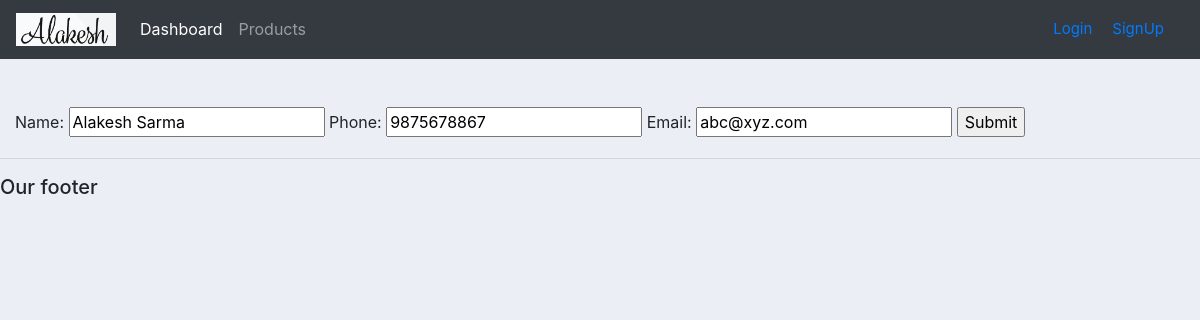
The app's page /updateCust/1/ with its own data.
### accounts/models.py (models this page shows, shortened)
class customer(models.Model):
    user=models.OneToOneField(User,null=True, on_delete=models.CASCADE)
    name=models.CharField(max_length=200, null=True)
    phone=models.CharField(max_length=200, null=True)
    email=models.CharField(max_length=200, null=True)
    date_created=models.DateTimeField(auto_now_add=True)

### accounts/views.py (the view)
# urls.py: path('updateCust/<int:c_id>/', views.updateCustomer, name='update_cust'),
def updateCustomer(request, c_id):
    c_data=customer.objects.get(id=c_id)
    cust_form=customerForm(instance=c_data)
    if request.method=='POST':
        new_cust=customerForm(request.POST, instance=c_data)
        if new_cust.is_valid:
            new_cust.save()
            return Customer(request, c_id)
    context={'c_data':cust_form}
    return render(request, 'accounts/cust_form.html', context)

### accounts/forms.py
class customerForm(ModelForm):
    class Meta:
        model=customer
        fields=['name','phone', 'email']

### accounts/templates/accounts/cust_form.html (shortened to what this page needs)
{% extends 'accounts/main.html' %}
{% load static %}
{% block content %}
<form action="" method="post">
    <br><br>
    {{c_data}}
    <input type="submit" label="Create" name="Create">
</form>
{% endblock %}

### static/css/style.css (style rules this page uses)
body { background-color: #ebeff5; }

### records on screen
customer: name "Alakesh Sarma", phone "9875678867", email "abc@xyz.com"
